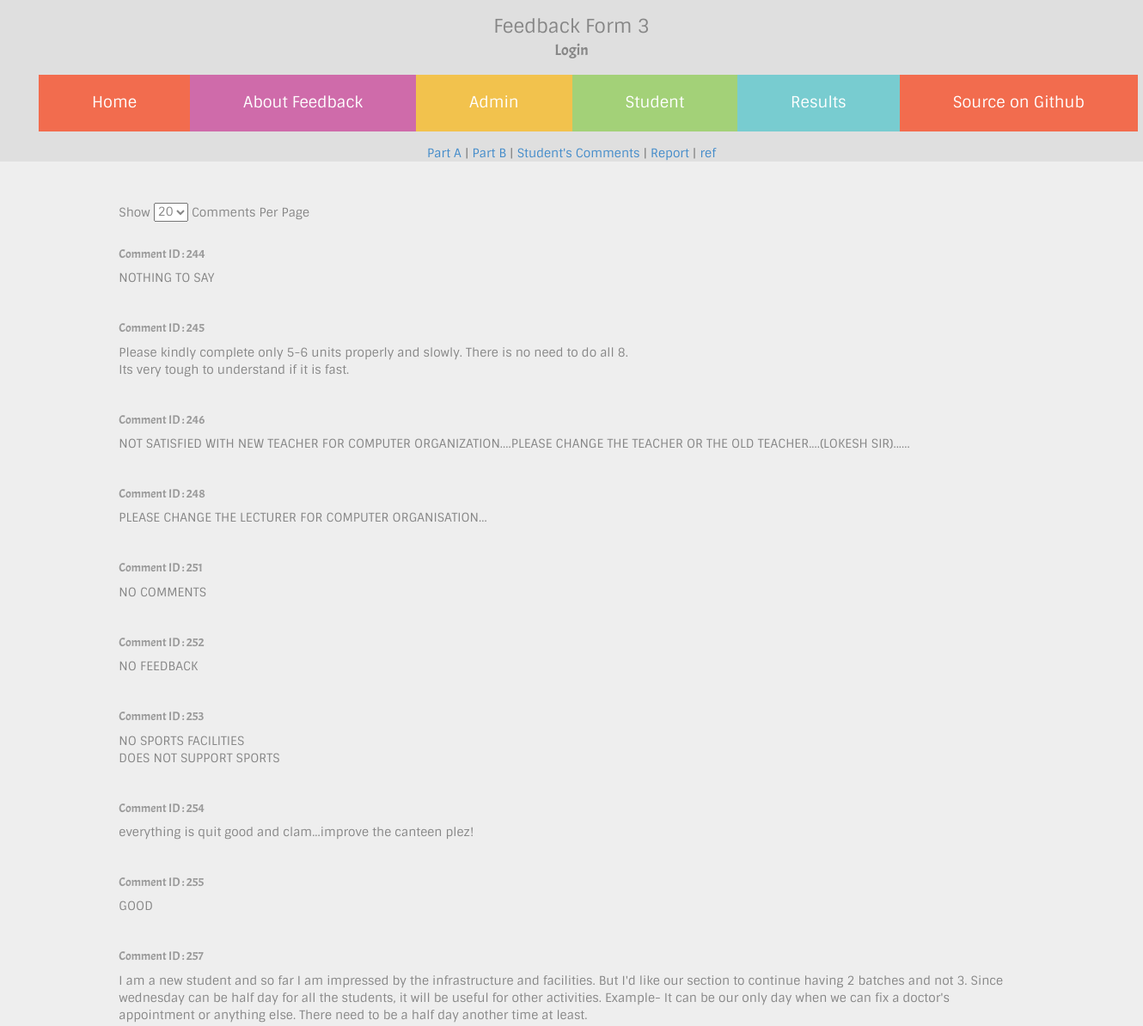
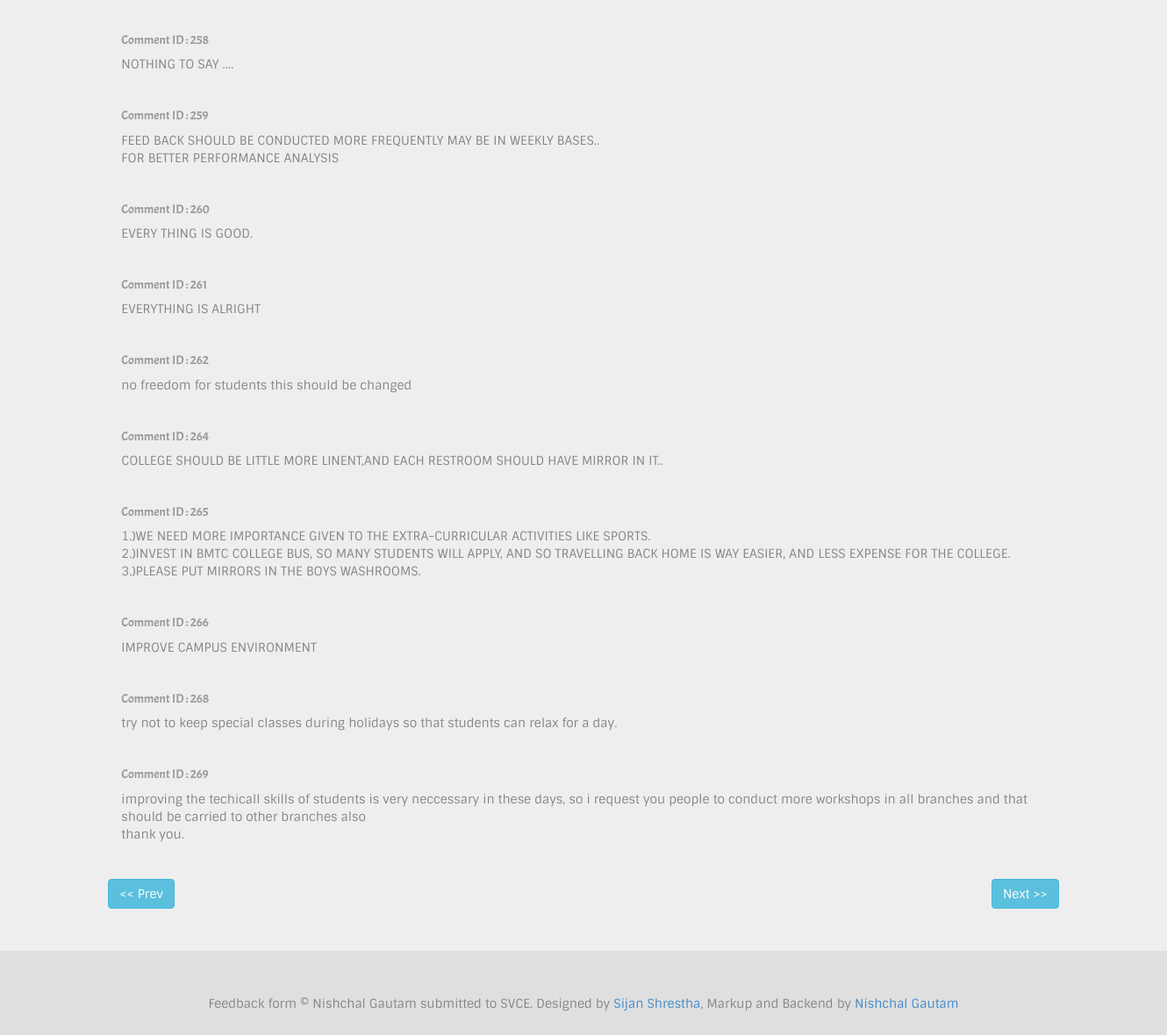
The app's page /admin/studentfeedbacks.php?limit=20&offset=80 (signed in) with its own data (2 pictures, top to bottom).
### tables this page shows
CREATE TABLE `feedbackStudents` (
  `id` int(5) NOT NULL AUTO_INCREMENT,
  `usn` varchar(50) DEFAULT NULL,
  `message` text,
  PRIMARY KEY (`id`),
  UNIQUE KEY `usn` (`usn`),
  UNIQUE KEY `usn_2` (`usn`)
);

### classes/auth.class.php (called while the page is built, shortened)
<?php
	class authenticate
	{
		public static $db_host,$db_user,$db_pass,$db_name,$username,$password;
		public static function check(){
			$db_name=self::$db_name;
			$username=self::$username;
			$password=self::$password;
			$username=mysql_real_escape_string($username);
			$sql="SELECT * FROM `$db_name`.`admin` WHERE `username`='$username' LIMIT 1";
			$query=mysql_query($sql);
			$num=mysql_num_rows($query);
			if($num!=1){
				return false;
			}
			else{
				$data=mysql_fetch_object($query);
				$passdb=$data->password;
				if($password==$passdb){
					return true;
				}else{
					return false;
				}
			}
		}
	}
?>

### admin/studentfeedbacks.php (the view, shortened to what this page needs)
<?php
	require_once("../classes/auth.class.php");
?>
<?php $title="Login Admin"; require_once('../required_files/header.php'); ?>
	<div align="center">
		<a href="admin.php" >Part A</a> | <a href="collegeResult.php" >Part B</a> | <a href="studentfeedbacks.php">Student's Comments</a> | <a href="report.php">Report</a> | <a href="getreport.php" >ref</a>
	</div>
	<div class="jumbotron">
		<div class="row">
			<div class="col-sm-10 col-sm-offset-1">
			<form action="<?php echo $_SERVER['PHP_SELF']; ?>" onchange="this.submit()" method="get">
			Show <select style="margin-bottom:20px;" name="limit" id="">
					<?php $limit=(isset($_GET['limit']))?$_GET['limit']:20;?>
					<option value="20" <?php if ($limit==20) {echo "selected";} ?>>20</option>
				</select> Comments Per Page
			</form>
				<?php
					$limit=(isset($_GET['limit']))?$_GET['limit']:20;
					$limit=($limit<0)?0:$limit;
					$offset=(isset($_GET['offset']))?$_GET['offset']:0;
					$offset=($offset<0)?0:$offset;
					$sql="SELECT id,message FROM `$db_name`.`feedbackStudents` WHERE message != '' LIMIT $limit OFFSET $offset";
					$query=mysql_query($sql);
					while ($data=mysql_fetch_object($query)) {
						echo "<h5 class='text-muted' style='font-family:acme;'>Comment ID : ".$data->id."</h5><span style='font-family:sintony;'>".nl2br(htmlentities($data->message))."</span><hr>";
					}
				 ?>
				 <div class="row"><a href="<?php $newoffset=$offset-$limit;echo $_SERVER['PHP_SELF']."?limit=$limit&offset=$newoffset"; ?>" class="badge <?php if($newoffset<0){echo "disabled";} ?> btn btn-info">&lt;&lt; Prev</a><a href="<?php $newoffset=$offset+$limit; echo $_SERVER['PHP_SELF']."?limit=$limit&offset=$newoffset"; ?>" class="badge btn btn-info pull-right">Next &gt;&gt;</a></div>
			</div>
		</div>
	</div>
<?php require_once('../required_files/footer.php'); ?>

### styles.css (style rules this page uses)
body { background:#dfdfdf;color:#868686;font-family:sintony }

### records on screen
feedbackstudents: id "244", message "NOTHING TO SAY"
feedbackstudents: id "245", message "Please kindly complete only 5-6 units properly and slowly. There is no need to do all 8. Its very tough to understand if it is fast."
feedbackstudents: id "246", message "NOT SATISFIED WITH NEW TEACHER FOR COMPUTER ORGANIZATION....PLEASE CHANGE THE TEACHER OR THE OLD TEACHER....(LOKESH SIR)......"
feedbackstudents: id "248", message "PLEASE CHANGE THE LECTURER FOR COMPUTER ORGANISATION..."
feedbackstudents: id "251", message "NO COMMENTS"
feedbackstudents: id "252", message "NO FEEDBACK"
feedbackstudents: id "253", message "NO SPORTS FACILITIES DOES NOT SUPPORT SPORTS"
feedbackstudents: id "254", message "everything is quit good and clam...improve the canteen plez!"
feedbackstudents: id "255", message "GOOD"
feedbackstudents: id "257", message "I am a new student and so far I am impressed by the infrastructure and facilities. But I'd like our section to continue having 2 batches and not 3. Since wednesday can be half day for all the students, it will be useful for other activities. Example- It can be our only day when we can fix a doctor's appointment or anything else. There need to be a half day another time at least."
feedbackstudents: id "258", message "NOTHING TO SAY ...."
feedbackstudents: id "259", message "FEED BACK SHOULD BE CONDUCTED MORE FREQUENTLY MAY BE IN WEEKLY BASES.. FOR BETTER PERFORMANCE ANALYSIS"
feedbackstudents: id "260", message "EVERY THING IS GOOD."
feedbackstudents: id "261", message "EVERYTHING IS ALRIGHT"
feedbackstudents: id "262", message "no freedom for students this should be changed"
feedbackstudents: id "264", message "COLLEGE SHOULD BE LITTLE MORE LINENT,AND EACH RESTROOM SHOULD HAVE MIRROR IN IT.."
feedbackstudents: id "265", message "1.)WE NEED MORE IMPORTANCE GIVEN TO THE EXTRA-CURRICULAR ACTIVITIES LIKE SPORTS. 2.)INVEST IN BMTC COLLEGE BUS, SO MANY STUDENTS WILL APPLY, AND SO TRAVELLING BACK HOME IS WAY EASIER, AND LESS EXPENSE FOR THE COLLEGE. 3.)PLEASE PUT MIRRORS IN THE BOYS WASHROOMS."
feedbackstudents: id "266", message "IMPROVE CAMPUS ENVIRONMENT"
feedbackstudents: id "268", message "try not to keep special classes during holidays so that students can relax for a day."
feedbackstudents: id "269", message "improving the techicall skills of students is very neccessary in these days, so i request you people to conduct more workshops in all branches and that should be carried to other branches also thank you."
